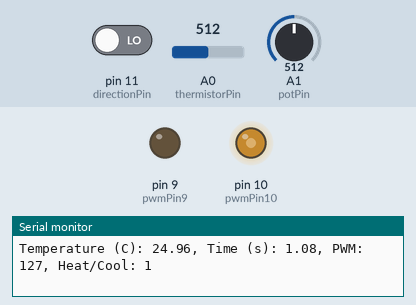
Bench run of a sketch on a simulated Arduino Uno, built with avr-gcc and run on an emulated ATmega328P. On the bench: output pins drawn as LEDs (lit = HIGH), the last lines printed to the serial monitor. The inputs (shaded band) are chosen by the test bench; at power-on: A1 (potPin) = 512, pin 11 (directionPin) LOW, A0 (thermistorPin) = 512.

Above: at 1.2 s.
1.3 s: A1 (potPin) set to 716
At 2.4 s:
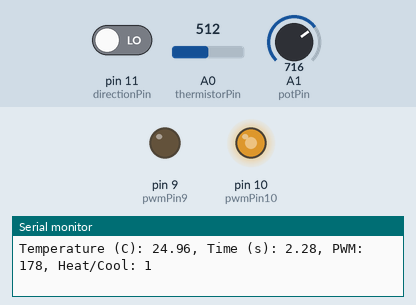
2.8 s: pin 11 (directionPin) driven HIGH
At 3.5 s:
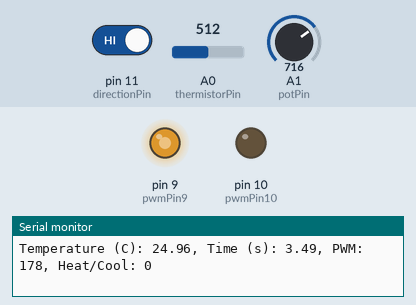
4.3 s: A1 (potPin) set to 900
At 5.0 s:
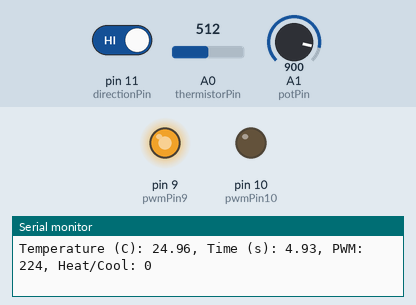
5.8 s: pin 11 (directionPin) driven LOW
At 7.0 s:
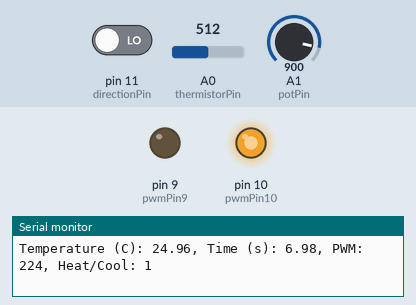
7.3 s: A1 (potPin) set to 245
At 7.6 s:
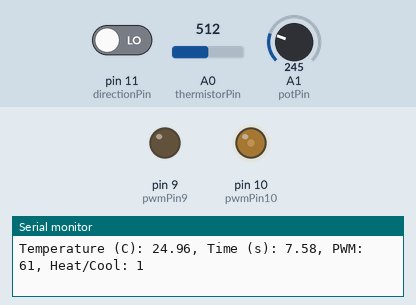
8.8 s: A1 (potPin) set to 43
At 9.9 s:
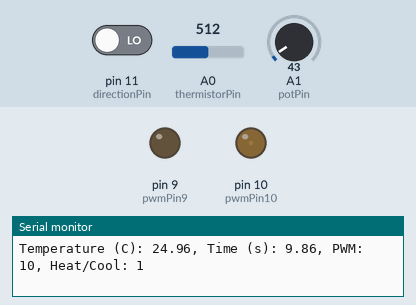
11.8 s: A1 (potPin) set to 36
Timing chart, 0 to 14.8 s (numbered marks = the images above; inputs shaded):
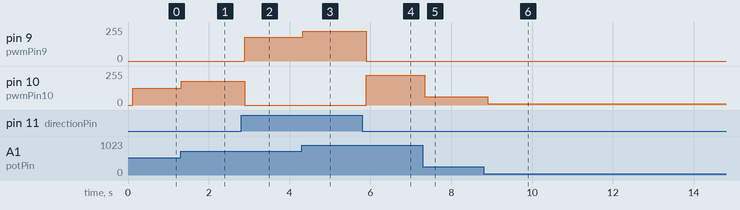

Measured:
- after the input at 1.3 s, pin 10 (pwmPin10): 127/255 → 178/255 at once
- after the input at 2.8 s, pin 9 (pwmPin9): 0/255 → 178/255 after 0.09 s; pin 10 (pwmPin10): 178/255 → 0/255 after 0.09 s
- after the input at 4.3 s, pin 9 (pwmPin9): 178/255 → 224/255 at once
- after the input at 5.8 s, pin 9 (pwmPin9): 224/255 → 0/255 after 0.09 s; pin 10 (pwmPin10): 0/255 → 224/255 after 0.09 s
- after the input at 7.3 s, pin 10 (pwmPin10): 224/255 → 61/255 at once
- after the input at 8.8 s, pin 10 (pwmPin10): 61/255 → 10/255 after 0.10 s
- after the input at 11.8 s, pin 10 (pwmPin10): 10/255 → 8/255 after 0.11 s

The sketch:

Arduino_TEC_GUI.ino
```cpp
// Part 3: Second Manual Sketch - Hardware Direction Input

#include <stdio.h>
#include <string.h>

// ---------- Pins ----------
const int thermistorPin = A0;
const int potPin = A1;

const int pwmPin9 = 9;
const int pwmPin10 = 10;
const int directionPin = 11;

// ---------- Thermistor constants ----------
const float Vref = 5.0;
const float fixedResistance = 100.0; // kOhm
const float R0 = 100.0;              // kOhm at 25 C
const float T0 = 298.15;             // 25 C in Kelvin
const float beta = 4540.0;           // K

const int numSamples = 1000;

// These values are updated by the hardware controls or the Python GUI.
int pwmCommand = 0;
int direction = LOW;
bool serialControl = false;
char commandBuffer[40];
int commandLength = 0;


// Read commands sent by the Python strip-chart interface.
void readSerialCommands() {

  while (Serial.available() > 0) {

    char incomingCharacter = Serial.read();

    if (incomingCharacter == '\n' || incomingCharacter == '\r') {

      if (commandLength == 0) {
        continue;
      }

      commandBuffer[commandLength] = '\0';

      int requestedPWM;
      char requestedDirection[5];

      int valuesRead = sscanf(
          commandBuffer,
          "SET PWM %d DIR %4s",
          &requestedPWM,
          requestedDirection
      );

      if (valuesRead == 2 && requestedPWM >= 0 && requestedPWM <= 255) {

        if (strcmp(requestedDirection, "HEAT") == 0) {
          direction = LOW;
        } else if (strcmp(requestedDirection, "COOL") == 0) {
          direction = HIGH;
        } else {
          commandLength = 0;
          continue;
        }

        pwmCommand = requestedPWM;
        serialControl = true;
      }

      commandLength = 0;

    } else if (commandLength < sizeof(commandBuffer) - 1) {
      commandBuffer[commandLength] = incomingCharacter;
      commandLength++;
    }
  }
}


// Average thermistor ADC readings
float averageThermistorADC() {

  float totalADC = 0;

  for (int i = 0; i < numSamples; i++) {
    totalADC += analogRead(thermistorPin);
  }

  return totalADC / numSamples;
}


// Convert ADC value to voltage
float adcToVoltage(float averageADC) {

  return averageADC * Vref / 1023.0;
}


// Convert voltage to thermistor resistance
float voltageToResistance(float voltage) {

  return fixedResistance * voltage / (Vref - voltage);
}


// Convert thermistor resistance to Celsius
float resistanceToCelsius(float resistance) {

  float temperatureK =
      1.0 / ((1.0 / T0) +
      (1.0 / beta) * log(resistance / R0));

  return temperatureK - 273.15;
}


void setup() {

  Serial.begin(9600);

  pinMode(pwmPin9, OUTPUT);
  pinMode(pwmPin10, OUTPUT);
  pinMode(directionPin, INPUT);

  // Safe startup: both PWM outputs OFF
  analogWrite(pwmPin9, 0);
  analogWrite(pwmPin10, 0);
}


void loop() {

  // The GUI can take control by sending a complete command line.
  readSerialCommands();

  // ---------- Measure temperature ----------

  float averageADC = averageThermistorADC();

  float voltage = adcToVoltage(averageADC);

  float resistance = voltageToResistance(voltage);

  float temperatureC = resistanceToCelsius(resistance);


  // ---------- Read potentiometer ----------

  if (!serialControl) {
    int potADC = analogRead(potPin);
    pwmCommand = map(potADC, 0, 1023, 0, 255);
    direction = digitalRead(directionPin);
  }

  int activePin;


  // ---------- Select PWM direction ----------

  if (direction == HIGH) {

    // Pin 11 = 5 V
    // Pin 9 gets PWM, pin 10 stays LOW
    analogWrite(pwmPin9, pwmCommand);
    analogWrite(pwmPin10, 0);

    activePin = 9;

  } else {

    // Pin 11 = 0 V
    // Pin 9 stays LOW, pin 10 gets PWM
    analogWrite(pwmPin9, 0);
    analogWrite(pwmPin10, pwmCommand);

    activePin = 10;
  }


  // ---------- Time ----------

  float timeSeconds = millis() / 1000.0;


  // ---------- Serial output ----------

  Serial.print("Temperature (C): ");
  Serial.print(temperatureC, 2);

  Serial.print(", Time (s): ");
  Serial.print(timeSeconds, 2);

  Serial.print(", PWM: ");
  Serial.print(pwmCommand);

Serial.print(", Heat/Cool: ");

if (direction == LOW) {
  Serial.println(1);   // experimentally observed heating
} else {
  Serial.println(0);   // experimentally observed cooling
}
}
```
